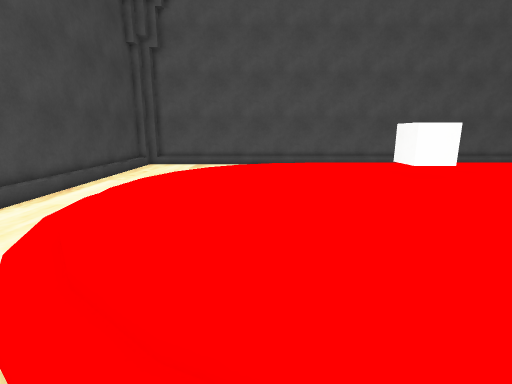
view 1 (above)

16 first-person views from a walk through a scene from a Unity 3-D project. The camera is 1.5 m above the floor, tilts 12° down and sees 85° across. The floor is counted in squares, 0.5 m on a side. Each view is taken from the middle of a square. On the plan, view 1 faces up. The plan holds only what a view shows up to about 20 squares ahead; the rest is blank. Some surface patterns are stand-ins.

view 2
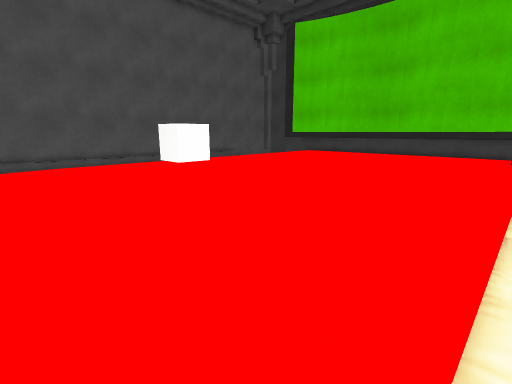

view 3
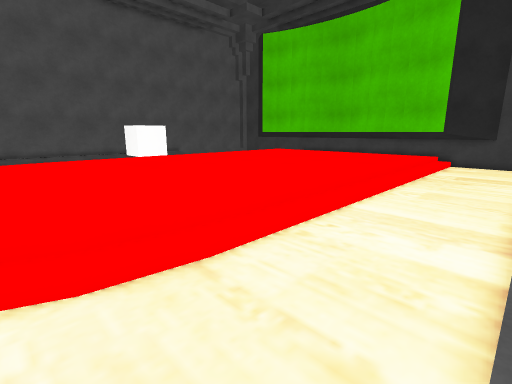

view 4
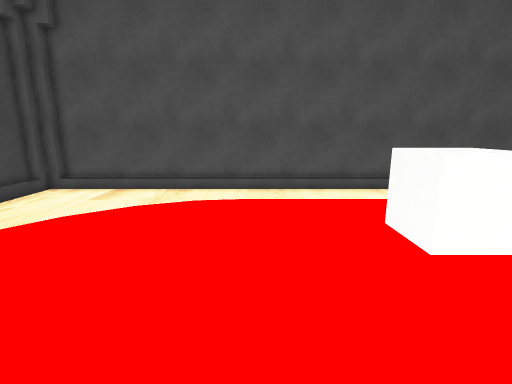

view 5
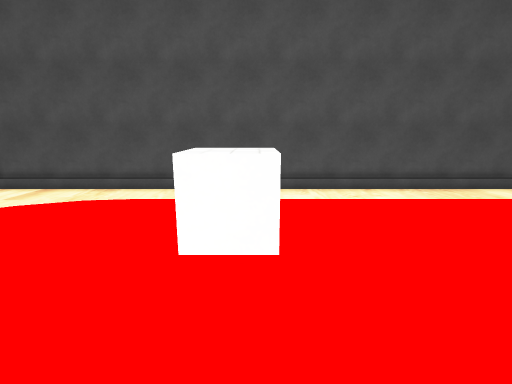

view 6
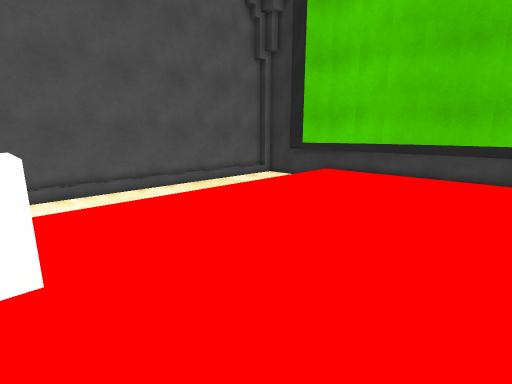

view 7
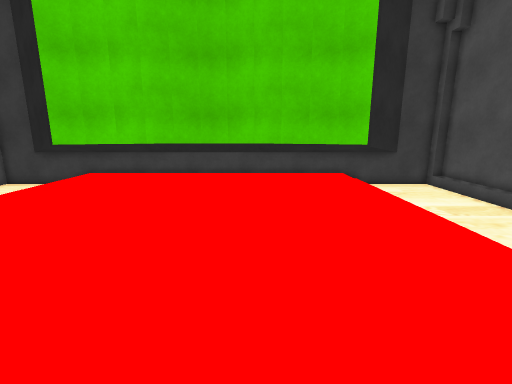

view 8
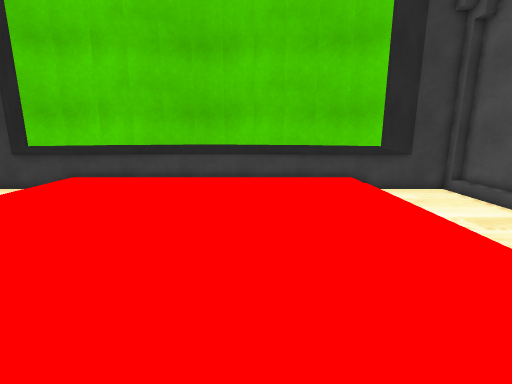

view 9
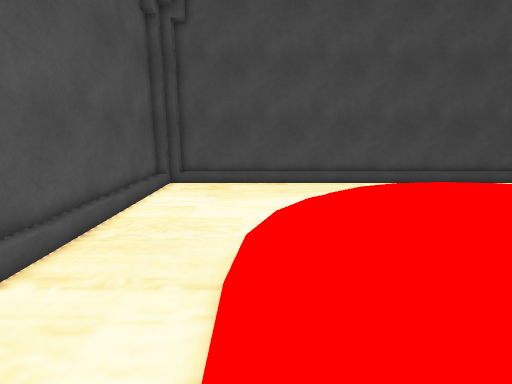

view 10
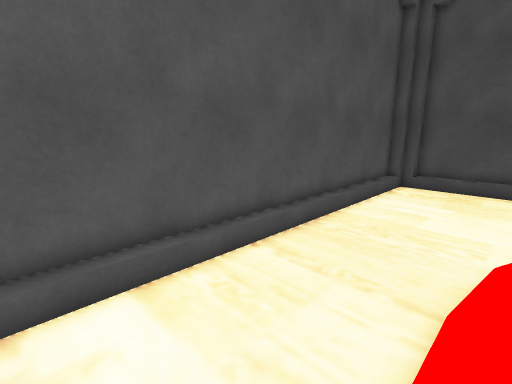

view 11
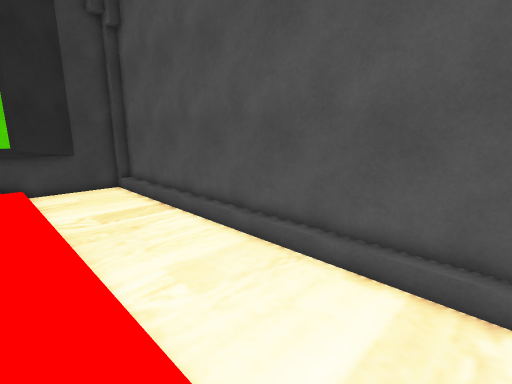

view 12
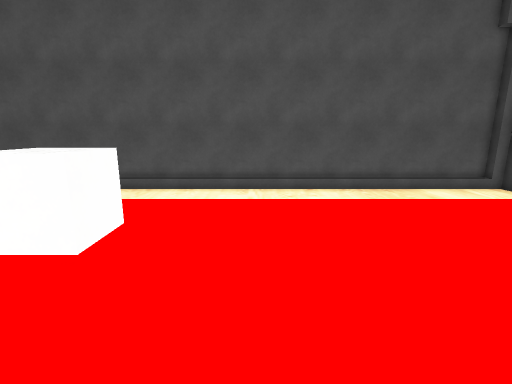

view 13
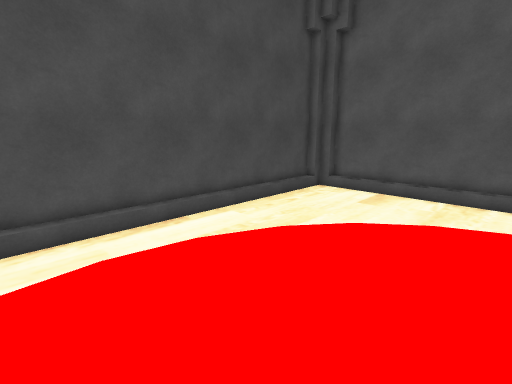

view 14
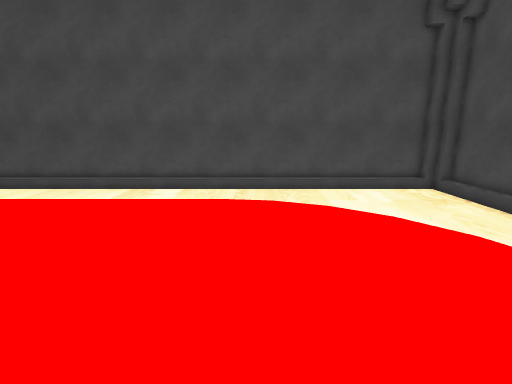

view 15
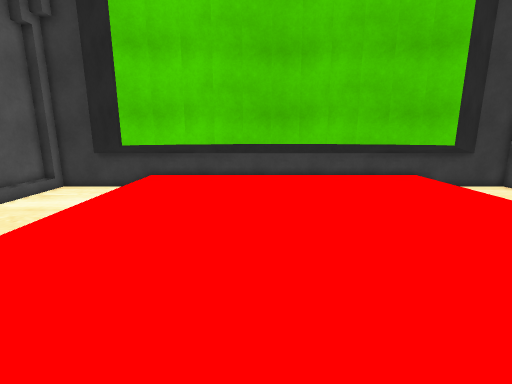

view 16
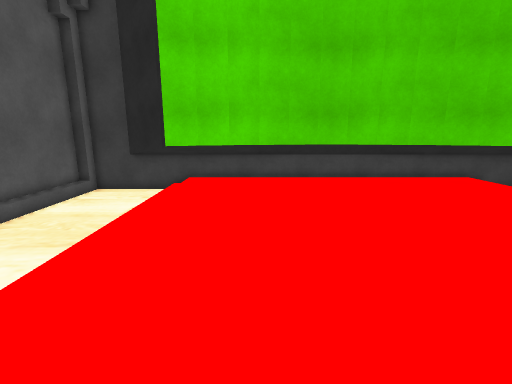

### Floor plan
Key: @ floor where view 1 was taken; # wall or solid block; . main floor; - floor 0.5 m lower than the main floor; / step, stairs or slope; C cube.
Columns run from 11 left of view 1 to 30 right of it. Each row starts with its distance up from view 1.
 28  ########################################
 27  #//////////////////////////////////////##
 26 ##---------------------------------------#
 25 #----------------------------------------#
 24 #---------------------------------------##
 23 #------------                -----------##
 22 #----------                 -----------##
 21 #--------                  ////////////##
 20 #-------   //..........................##
 19 #------  //............................##
 18 #-----  /...............................#
 17 #----- /................................#
 16 #---- /.................................#
 15 #---- /...........CCC...................#
 14 #----/............CCC................... #
 13 #----/.............CC....................#
 12 #---//...................................#
 11 #---//...................................#
 10 #---//...................................#
  9 #----/...................................#
  8 #----/.................................. #
  7 #----//.................................#
  6 #----//.................................#
  5 #-----//................................#
  4 #------//...............................#
  3 #-------///............................##
  2 #--------////..........................##
  1 #----------////////////////////////////##
  0 #----------@---------------------------##
 -1 #---------------------------------------##
 -2 #---------------------------------------##
 -3 #----------------------------------------#
 -4 ##---------------------------------------#
 -5  #//////////////////////////////////////##
 -6  ########################################

Where each view was taken, in squares from view 1:
view 1: 0 up, 0 right, facing up
view 2: 0 up, 0 right, facing up-right
view 3: 5 down, 0 right, facing up-right
view 4: 8 up, 4 right, facing up
view 5: 8 up, 9 right, facing up
view 6: 8 up, 9 right, facing up-right
view 7: 8 up, 9 right, facing right
view 8: 8 up, 11 right, facing right
view 9: 1 up, 9 right, facing left
view 10: 1 up, 9 right, facing down-left
view 11: 2 up, 9 right, facing down-right
view 12: 8 up, 13 right, facing up
view 13: 9 up, 1 right, facing up-left
view 14: 14 up, 2 right, facing down
view 15: 13 up, 10 right, facing right
view 16: 16 up, 11 right, facing right
